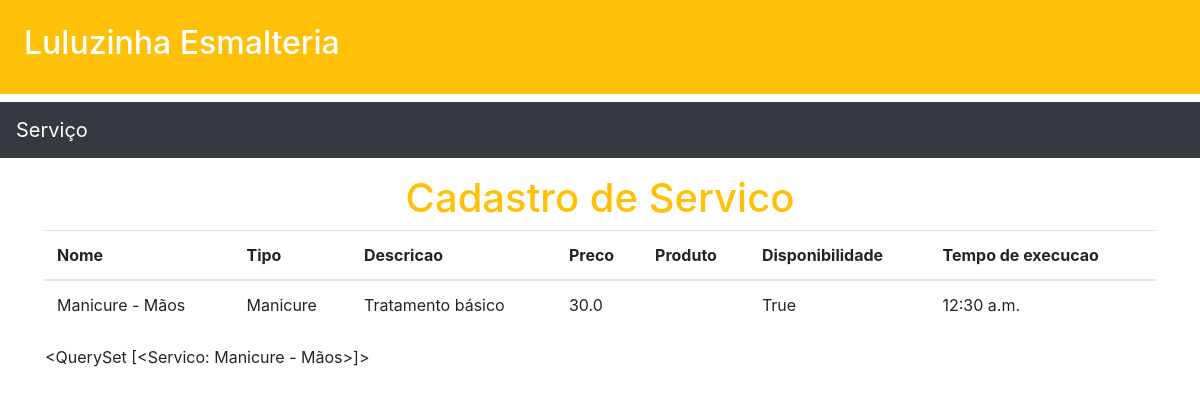
The page /servicos/ on the database its author committed.
### servicos/models.py (models this page shows)
class Servico(models.Model):
    nome = models.CharField(max_length=250)
    tipo = models.CharField(max_length=250)
    descricao = models.CharField(max_length=250)
    preco = models.FloatField()
    produto = models.CharField(max_length=250)
    disponibilidade = models.BooleanField()
    tm_execucao = models.TimeField()
    def __str__(self):
        return self.nome

### servicos/views.py (the view)
# urls.py: path('',lista_de_servicos,name='lista_de_servicos'),
def lista_de_servicos(request):
    servicos = Servico.objects.all().order_by('-id')
    return render(request,"servicos/lista_de_servicos.html",{'servicos':servicos})

### core/templates/servicos/lista_de_servicos.html (shortened to what this page needs)
{% extends 'baseServico.html' %}
{% block content %}
<div class="container">
<div class="text-center">
<h1 class="text-warning">Cadastro de Servico</h1>
</div>
<table class="table table-head">
    <thead>
        <tr>
            <th>Nome</th>
            <th>Tipo</th>
            <th>Descricao</th>
            <th>Preco</th>
            <th>Produto</th>
            <th>Disponibilidade </th>
            <th>Tempo de execucao</th>
        </tr>
    </thead>
    <tbody>
        {% for servico in servicos %}
        <tr>
            <td>{{ servico.nome }}</td>
            <td>{{ servico.tipo }}</td>
            <td>{{ servico.descricao }}</td>
            <td>{{ servico.preco }}</td>
            <td>{{ servico.servico }}</td>
            <td>{{ servico.disponibilidade }}</td>
            <td>{{ servico.tm_execucao }}</td>
        </tr>
        {% endfor %}
    </tbody>
</table>
{{ servicos }}
</div>
{% endblock content %}

### rows shown on the page
Servico: nome "Manicure - Mãos", tipo "Manicure", descricao "Tratamento básico", preco "30.0", disponibilidade "True", tm_execucao "12:30 a.m.", nome "<QuerySet [<Servico: Manicure - Mãos>]>"
